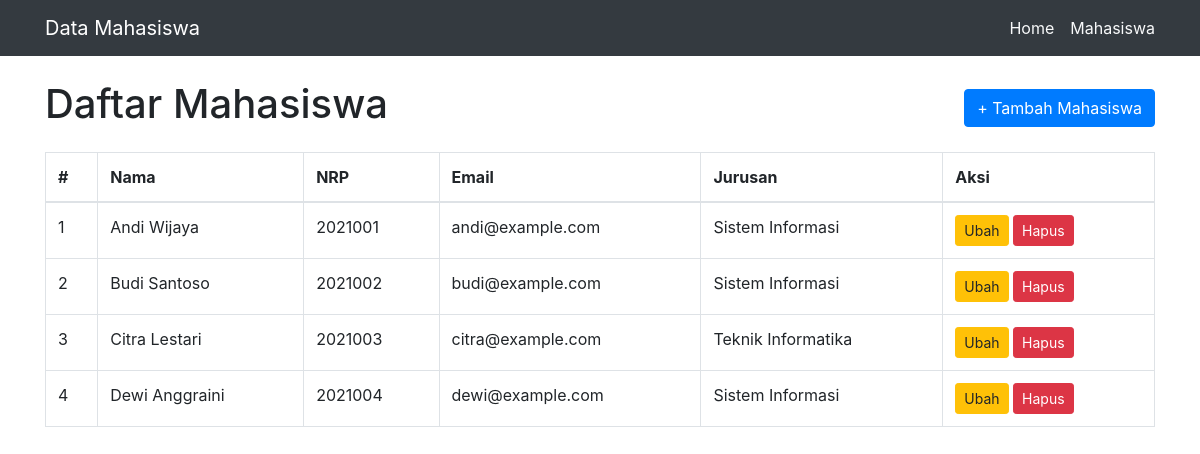
Screenshot of /mahasiswa with the database file from the repository.
### tables this page shows
CREATE TABLE mahasiswa (
    id INTEGER PRIMARY KEY AUTOINCREMENT,
    nama TEXT NOT NULL,
    nrp TEXT NOT NULL,
    email TEXT NOT NULL,
    jurusan TEXT NOT NULL
);

### app/Http/Controllers/MahasiswaController.php (called while the page is built, shortened)
<?php
class MahasiswaController
{
    public function index(): void
    {
        view('mahasiswa.index', ['mahasiswa' => Mahasiswa::all($this->db)]);
    }
}

### app/Models/Mahasiswa.php (called while the page is built, shortened)
<?php
class Mahasiswa
{
    public static function all(PDO $db): array
    {
        return $db->query('SELECT * FROM mahasiswa ORDER BY id')->fetchAll(PDO::FETCH_ASSOC);
    }
}

### resources/views/mahasiswa/index.php (the view, shortened to what this page needs)
<div class="d-flex justify-content-between align-items-center mb-3"><h1>Daftar Mahasiswa</h1><a class="btn btn-primary" href="/mahasiswa/tambah">+ Tambah Mahasiswa</a></div>
<?php if (!$mahasiswa): ?><div class="alert alert-info">Belum ada data mahasiswa.</div><?php else: ?><div class="table-responsive"><table class="table table-bordered"><thead><tr><th>#</th><th>Nama</th><th>NRP</th><th>Email</th><th>Jurusan</th><th>Aksi</th></tr></thead><tbody><?php foreach ($mahasiswa as $i => $mhs): ?><tr><td><?= $i + 1 ?></td><td><?= htmlspecialchars($mhs['nama']) ?></td><td><?= htmlspecialchars($mhs['nrp']) ?></td><td><?= htmlspecialchars($mhs['email']) ?></td><td><?= htmlspecialchars($mhs['jurusan']) ?></td><td><a class="btn btn-sm btn-warning" href="/mahasiswa/<?= $mhs['id'] ?>/edit">Ubah</a> <form method="post" action="/mahasiswa/<?= $mhs['id'] ?>/hapus" class="d-inline" onsubmit="return confirm('Hapus data ini?')"><button class="btn btn-sm btn-danger">Hapus</button></form></td></tr><?php endforeach; ?></tbody></table></div><?php endif; ?>
<?php $content = ob_get_clean(); $title = 'Daftar Mahasiswa'; require __DIR__ . '/../layouts/app.php'; ?>

### public/index.php (shortened to what this page needs)
<?php
$database = BASE_PATH . '/database/database.sqlite';
if (!is_file($database)) {
    $db = new PDO('sqlite:' . $database);
    $db->setAttribute(PDO::ATTR_ERRMODE, PDO::ERRMODE_EXCEPTION);
    $db->exec(file_get_contents(BASE_PATH . '/database/schema.sql'));
} else {
    $db = new PDO('sqlite:' . $database);
    $db->setAttribute(PDO::ATTR_ERRMODE, PDO::ERRMODE_EXCEPTION);
}
function view(string $name, array $data = []): void
{
    extract($data);
    require BASE_PATH . '/resources/views/' . str_replace('.', '/', $name) . '.php';
}
$method = $_SERVER['REQUEST_METHOD'];
$path = parse_url($_SERVER['REQUEST_URI'], PHP_URL_PATH) ?: '/';
$routes = require BASE_PATH . '/routes/web.php';
$controller = new MahasiswaController($db);
foreach ($routes as [$routeMethod, $route, $handler]) {
    $pattern = '#^' . preg_replace('#\{[^/]+\}#', '([^/]+)', $route) . '/?$#';
    if ($method === $routeMethod && preg_match($pattern, $path, $matches)) {
        array_shift($matches);
        [$class, $action] = $handler;
        $controller->$action(...array_map('intval', $matches));
        exit;
    }
}

### resources/views/layouts/app.php (shortened to what this page needs)
<!doctype html>
<html lang="id">
<head>
    <link rel="stylesheet" href="https://cdn.jsdelivr.net/npm/bootstrap@4.6.2/dist/css/bootstrap.min.css">
</head>
<body>
<nav class="navbar navbar-dark bg-dark"><div class="container"><a class="navbar-brand" href="/">Data Mahasiswa</a><div><a class="text-light mr-3" href="/">Home</a><a class="text-light" href="/mahasiswa">Mahasiswa</a></div></div></nav>
<main class="container mt-4">
<?= $content ?? '' ?>
</main>
</body>
</html>

### rows the page displays
mahasiswa: nama "Andi Wijaya", nrp "2021001", email "andi@example.com", jurusan "Sistem Informasi"
mahasiswa: nama "Budi Santoso", nrp "2021002", email "budi@example.com", jurusan "Sistem Informasi"
mahasiswa: nama "Citra Lestari", nrp "2021003", email "citra@example.com", jurusan "Teknik Informatika"
mahasiswa: nama "Dewi Anggraini", nrp "2021004", email "dewi@example.com", jurusan "Sistem Informasi"
